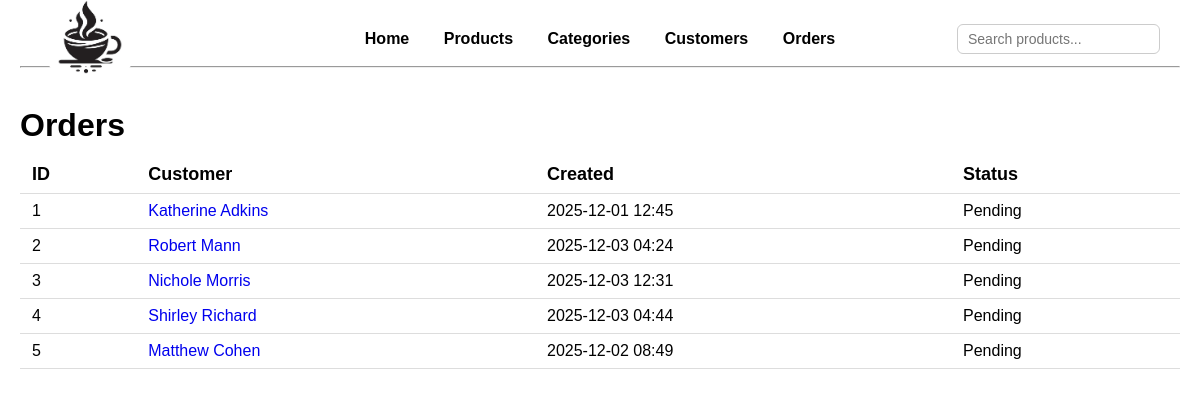
The page /orders on the database as committed earlier.
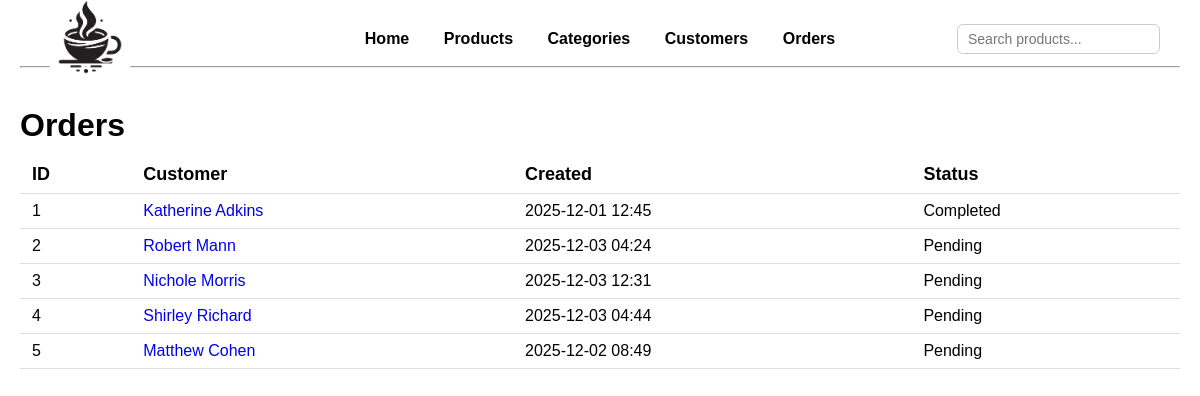
The same page on the database as committed later.
### models.py (models this page shows, shortened)
class Order(db.Model):
    __tablename__ = "orders"
    id = mapped_column(Integer, primary_key=True)
    customer_id = mapped_column(Integer, ForeignKey("customers.id"))
    customer = relationship("Customer", back_populates="orders")
    items = relationship('ProductOrder', back_populates='order')
    created = mapped_column(db.DateTime, nullable=False, default=db.func.now())
    completed = mapped_column(db.DateTime, nullable=True, default=None)
    amount = mapped_column(db.DECIMAL(6, 2), nullable=True, default=None)

class Customer(db.Model):
    __tablename__ = "customers"
    id = mapped_column(Integer, primary_key=True)
    name = mapped_column(String)
    phone = mapped_column(String)
    orders = relationship("Order", back_populates="customer")

### app.py (the view)
@app.route("/orders")
def orders():
    all_orders = db.session.execute(db.select(Order)).scalars()
    return render_template("orders.html", orders=all_orders)

### templates/orders.html (shortened to what this page needs)
{% extends "base.html" %}
{% block content %}
<div class="container mt-4">
  <h1 class="mb-4">Orders</h1>
  <table class="table table-striped table-bordered">
    <thead class="table-dark">
      <tr>
        <th>ID</th>
        <th>Customer</th>
        <th>Created</th>
        <th>Status</th>
      </tr>
    </thead>
    <tbody>
      {% for order in orders %}
      <tr>
        <td>{{ order.id }}</td>
        <td>
            <a href="{{ url_for('order', id=order.id) }}" class="btn btn-primary">
                {{ order.customer.name }}
            </a>
        </td>
        <td>{{ order.created.strftime("%Y-%m-%d %H:%M") }}</td>
        {% if order.completed %}
        <td class="text-success fw-bold">Completed</td>
        {% else %}
        <td class="text-danger fw-bold">Pending</td>
        {% endif %}
      </tr>
      {% endfor %}
    </tbody>
  </table>
</div>
{% endblock %}

Rows that differ between the two databases and show on the page:
changed Order "Katherine Adkins": completed "Pending" → "Completed"
